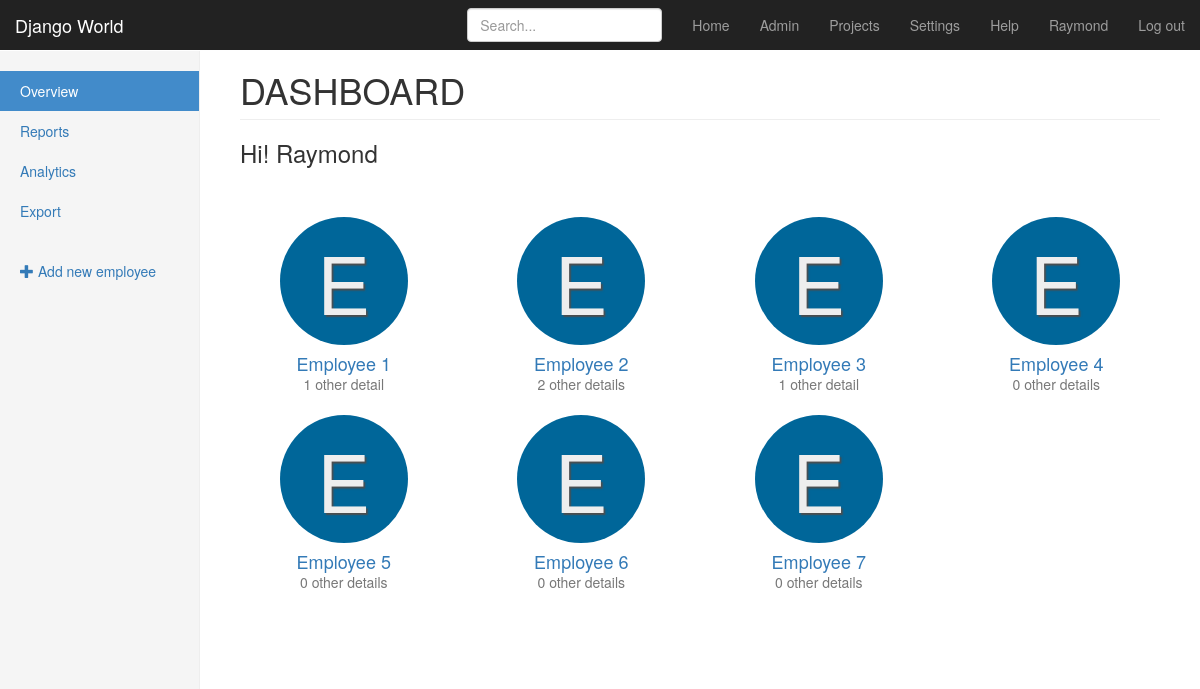
Page /teams/ (signed in) on the committed database.
### teams/models.py (models this page shows, shortened)
class Team(models.Model):
    name = models.CharField(max_length=255)
    lead = models.ForeignKey(User, related_name='teams', on_delete=models.PROTECT)
    field_location = models.CharField(max_length=255)

### teams/views.py (the view)
class TeamListView(CreateView, ListView):
    context_object_name = "teams"
    fields = ("name", "field_location", "lead")
    model = models.Team
    template_name = "teams/team_list.html"
    def get_initial(self):
        initial = super().get_initial()
        initial["lead"] = self.request.user.pk
        return initial

### teams/templatetags/team_tags.py (called while the page is built)
@register.inclusion_tag('teams/_team.html')
def team_avatar(team):
    return {'team': team, 'num': random.randint(15, 15)}

### teams/templates/teams/team_list.html
{% extends "teams/_layout.html" %}
{% load static %}
{% load team_tags %}
{% block css %}
<link rel="stylesheet" href="{% static 'css/icons.css' %}">
{% endblock %}
{% block body_content %}
<h1 class="page-header" style="text-transform: uppercase;">Dashboard</h1>
<div class="" style="margin-bottom: 50px;">
    <h3>Hi! {{ user }}</h3>
</div>
<div class="row placeholders">
	{% for team in teams %}
		{% team_avatar team %}
    {% endfor %}
</div>
{% endblock %}

### templates/_layout.html (shortened to what this page needs)
<!DOCTYPE html>
<html lang="en">
    <head>
        {% load static %}
        <link rel="stylesheet" href="https://maxcdn.bootstrapcdn.com/bootstrap/3.3.6/css/bootstrap.min.css">
		{% block css %}{% endblock %}
        <link rel="stylesheet" href="{% static 'css/goal.css' %}">
    </head>
    <body>
        <nav class="navbar navbar-inverse navbar-fixed-top">
            <div class="container-fluid">
                <div class="navbar-header">
                    <a class="navbar-brand" href="{% url 'home' %}">Django World</a>
                </div>
                <div id="navbar" class="navbar-collapse collapse">
                    <ul class="nav navbar-nav navbar-right">
                        <li><a href="{% url 'home' %}">Home</a></li>
                        <li><a href="/admin">Admin</a></li>
                        <li><a href="{% url 'teams:list' %}">Projects</a></li>
                        <li><a href="#">Settings</a></li>
                        <li><a href="#">Help</a></li>
                        {% if user.is_authenticated  %}
                        <li><a>{{ user }}</a></li>
                        <li><a href="/admin/logout">Log out</a></li>
                        {% else %}
                        <li><a href="/admin">Login</a></li>
                        {% endif %}
                    </ul>
                    <form class="navbar-form navbar-right">
                        <input type="text" class="form-control" placeholder="Search...">
                    </form>
                </div>
            </div>
        </nav>
        <div class="container-fluid">
            <div class="row">
				{% block sidebar %}
                <div class="col-sm-3 col-md-2 sidebar">
					{% block sidebar_content %}{% endblock %}
                </div>
				{% endblock %}
                <div class="col-sm-9 col-sm-offset-3 col-md-10 col-md-offset-2 main">
                    {% block body_content %}{% endblock %}
                </div>
            </div>
        </div>
    </body>
</html>

### teams/templates/teams/_team.html
<div class="col-xs-6 col-sm-3 placeholder">
	<a href="{% url 'teams:detail' team.pk %}">
		<i class="avatar avatar-lg avatar-color-{{ num }} avatar-letter-{{ team.name.0|lower }} rounded" style="border-radius: 50%;"></i>
		<h4>{{ team.name }}</h4>
		<span class="text-muted">{{ team.status.count }} other detail{{ team.status.count|pluralize }}</span>
	</a>
</div>

### assets/css/goal.css (style rules this page uses)
body { padding-top: 50px; }
.navbar-fixed-top { border: 0; }
.sidebar { display: none; }
@media (min-width: 768px) { .sidebar { position: fixed; top: 51px; bottom: 0; left: 0; z-index: 1000; display: block; padding: 20px; overflow-x: hidden; overflow-y: auto; background-color: #f5f5f5; border-right: 1px solid #eee; } }
.main { padding: 20px; }
@media (min-width: 768px) { .main { padding-right: 40px; padding-left: 40px; } }
.main .page-header { margin-top: 0; }
.placeholders { margin-bottom: 30px; text-align: center; }
.placeholders h4 { margin-bottom: 0; }
.placeholder { margin-bottom: 20px; }

### rows in the picture
Team: name "Employee 1", status.count "1"
Team: name "Employee 2", status.count "2"
Team: name "Employee 3", status.count "1"
Team: name "Employee 4", status.count "0"
Team: name "Employee 5", status.count "0"
Team: name "Employee 6", status.count "0"
Team: name "Employee 7", status.count "0"

### other values in the picture
{{ user }} "Raymond"
